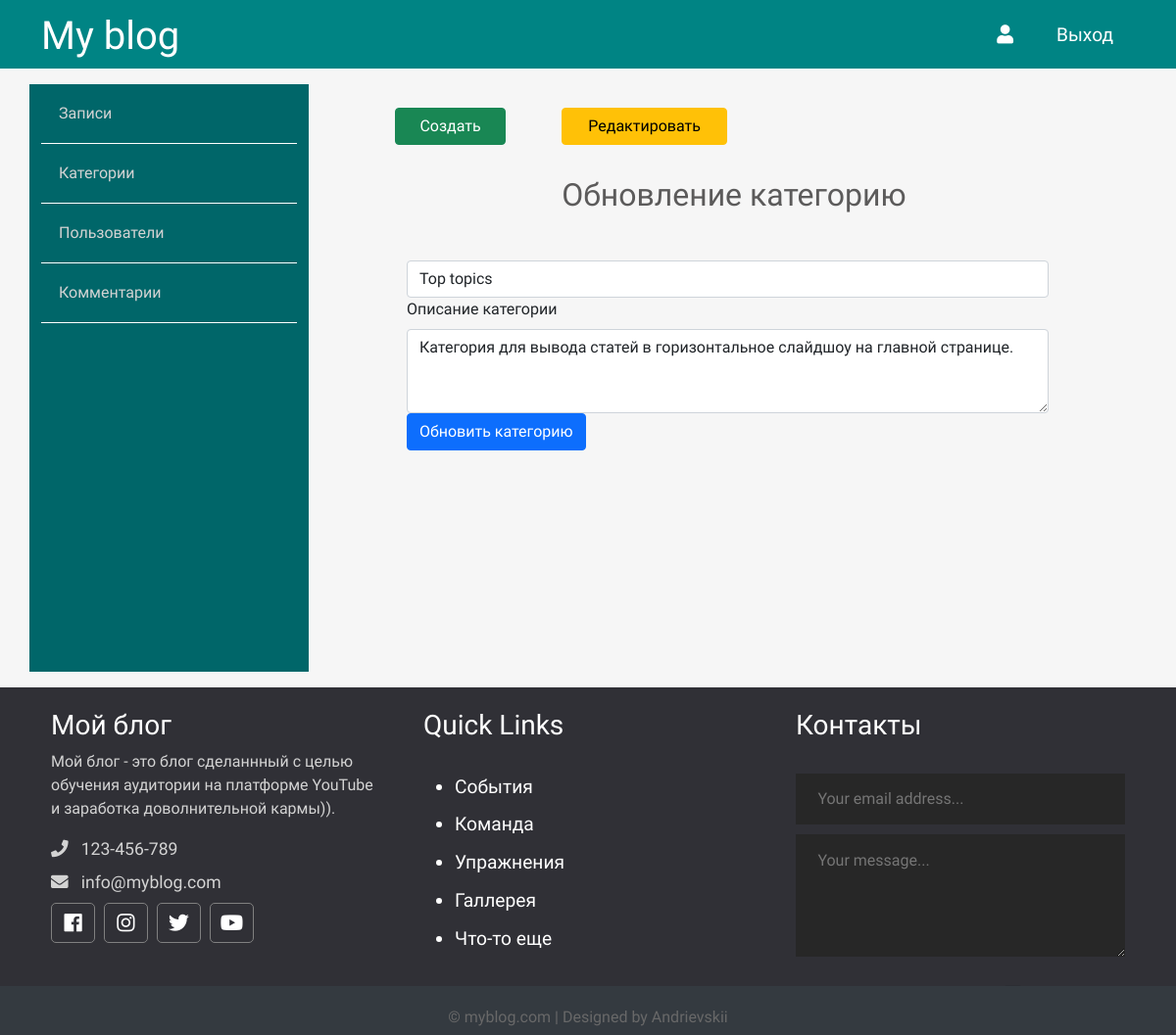
The page /admin/topics/edit.php?id=18 on the database its author committed.
### tables this page shows
CREATE TABLE `topics` (
  `id` int NOT NULL,
  `name` varchar(121) NOT NULL,
  `description` text NOT NULL
);

### app/controllers/topics.php (called while the page is built, shortened)
<?php
include SITE_ROOT . "/app/database/db.php";
if($_SERVER['REQUEST_METHOD'] === 'GET' && isset($_GET['id'])){
    $id = $_GET['id'];
    $topic = selectOne('topics', ['id' => $id]);
    $name = $topic['name'];
    $description = $topic['description'];
}

### app/database/db.php (called while the page is built, shortened)
<?php
require 'connect.php';
function dbCheckError($query){
    $errInfo = $query->errorInfo();
    return true;
}
function selectOne($table, $params = []){
    global $pdo;
    $sql = "SELECT * FROM $table";
    if(!empty($params)){
        $i = 0;
        foreach ($params as $key => $value){
            if ($i === 0){
                $sql = $sql . " WHERE $key=$value";
            }else{
                $sql = $sql . " AND $key=$value";
            }
            $i++;
        }
    }
    $query = $pdo->prepare($sql);
    $query->execute();
    return $query->fetch();
}

### admin/topics/edit.php (the view, shortened to what this page needs)
<?php
    include "../../app/controllers/topics.php";
?>
<!doctype html>
<html lang="en">
<head>
    <link href="https://cdn.jsdelivr.net/npm/bootstrap@5.0.0-beta2/dist/css/bootstrap.min.css" rel="stylesheet">
    <link rel="stylesheet" href="https://use.fontawesome.com/releases/v5.7.2/css/all.css"
>
    <link rel="stylesheet" href="../../assets/css/admin.css">
</head>
<body>
<?php include("../../app/include/header-admin.php"); ?>
<div class="container">
    <?php include "../../app/include/sidebar-admin.php"; ?>
    <div class="posts col-9">
        <div class="button row">
            <a href="<?php echo BASE_URL . "admin/topics/create.php";?>" class="col-2 btn btn-success">Создать</a>
            <span class="col-1"></span>
            <a href="<?php echo BASE_URL . "admin/topics/index.php";?>" class="col-3 btn btn-warning">Редактировать</a>
        </div>
        <div class="row title-table">
            <h2>Обновление категорию</h2>
        </div>
        <div class="row add-post">
            <div class="mb-12 col-12 col-md-12 err">
            </div>
            <form action="edit.php" method="post">
                <div class="col">
                    <input name="name" value="<?=$name;?>" type="text" class="form-control" placeholder="Имя категории" aria-label="Имя категории">
                </div>
                <div class="col">
                    <label for="content" class="form-label">Описание категории</label>
                    <textarea name="description" class="form-control" id="content" rows="3"><?=$description;?></textarea>
                </div>
                <div class="col">
                    <button name="topic-edit" class="btn btn-primary" type="submit">Обновить категорию</button>
                </div>
            </form>
        </div>
    </div>
</div>
</div>
<?php include("../../app/include/footer.php"); ?>
</body>
</html>

### assets/css/admin.css (style rules this page uses)
* { font-family: 'Comfortaa', cursive; }
html, h1, h2, h3, h4, h5, h6 { color: #5c5b5b; }
body { background: #f6f6f6; }
a { text-decoration: none; color: inherit; }
.posts { height: 100%; padding: 40px 100px 100px; }
.posts h2 { text-align: center; margin: 2rem 0 0 0.4rem; }
.add-post .err { padding: 1rem 0; color: #A52A2A; }

### rows shown on the page
topics: name "Top topics", description "Категория для вывода статей в горизонтальное слайдшоу на главной странице."
